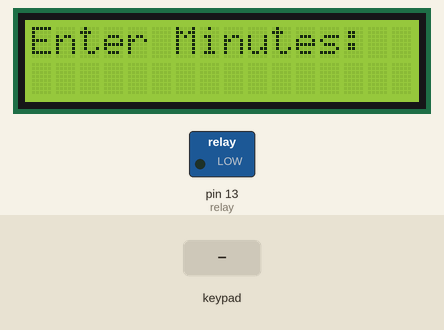
Recording of a sketch running on a simulated Arduino Uno, built with avr-gcc and run on an emulated ATmega328P. On the bench: 16×2 character LCD, switched loads named in the sketch (green lamp = pin HIGH). Inputs (shaded band) come from the test bench. What the sketch prints to the serial monitor is not drawn.

Above: at 3.2 s.
3.3 s: keypad keys 9 8 7 6 * pressed 0.4 s apart
At 6.1 s:
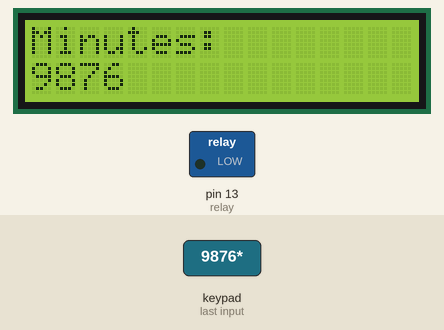
8.3 s: key 'A' pressed
At 9.0 s:
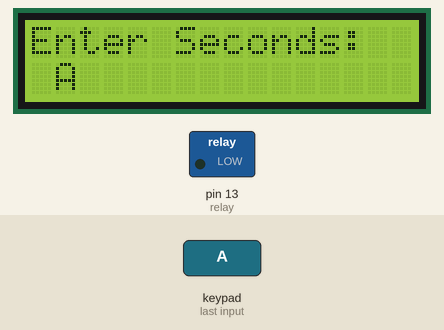
9.8 s: key 'B' pressed
At 10.4 s:
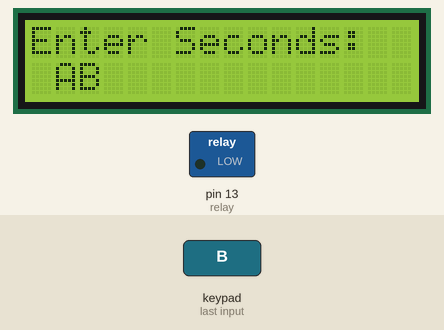
11.3 s: keypad keys 9 8 7 6 D pressed 0.4 s apart
At 13.7 s:
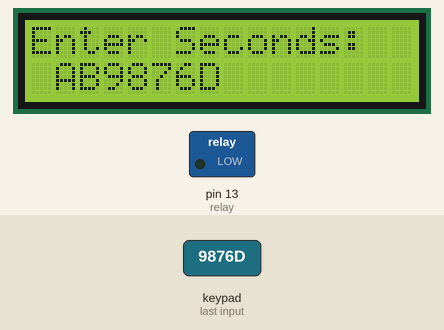
14.8 s: key 'C' pressed
At 15.1 s:
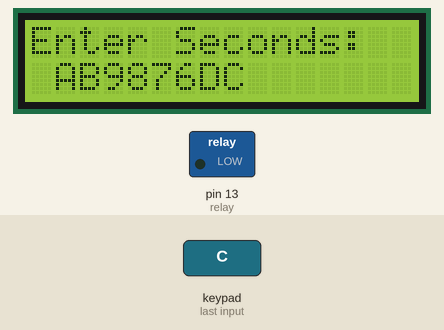
16.3 s: keypad keys 5 4 3 2 * pressed 0.4 s apart
At 18.4 s:
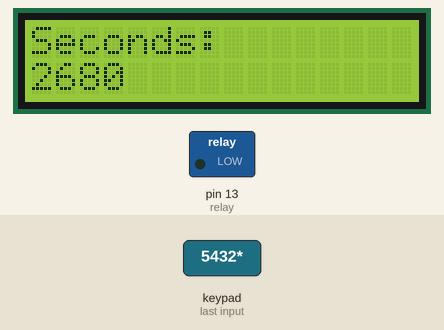
Timing chart, 0 to 24.5 s (numbered marks = the images above; inputs shaded):
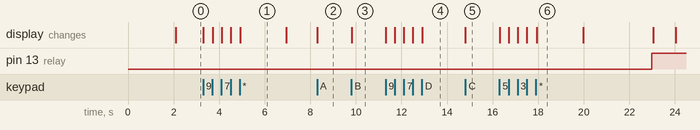

The sketch:

countdown_timer.ino
```cpp
#include <Keypad.h>
#include <Wire.h>
#include <LiquidCrystal_I2C.h>
LiquidCrystal_I2C lcd(0x27,16,2);  //0x27 is the i2c address, while 16 = columns, and 2 = rows.

#include<stdio.h>
const byte ROWS = 4; //four rows
const byte COLS = 4; //three columns
char keys[ROWS][COLS] = {
  {'1','2','3','A'},
  {'4','5','6','B'},
  {'7','8','9','C'},
  {'*','0','#','D'}
};
byte rowPins[ROWS] = {9,8,7,6}; //connect to the row pinouts of the keypad
byte colPins[COLS] = {5,4,3,2}; //connect to the column pinouts of the keypad

Keypad keypad = Keypad( makeKeymap(keys), rowPins, colPins, ROWS, COLS );


int relay = 13;

int counter = 0;
int attempts = 0;
int max_attempts = 3;

String mymints;
int minutes = 0;

String mysecs;
int seconds = 0;
long int total_seconds = 0;
int secflag = 0;
int timer_started_flag = 0;


// Tracks the time since last event fired
unsigned long previousMillis=0;
unsigned long int previoussecs = 0;
unsigned long int currentsecs = 0;
 unsigned long currentMillis = 0;
  int interval= 1 ; // updated every 1 second
int tsecs = 0;

void setup(){
  Serial.begin(9600);
  lcd.init();                 //Init the LCD
  lcd.backlight();            //Activate backlight


  pinMode(relay, OUTPUT);
  digitalWrite(relay, LOW);

  Serial.println("enter password");
    lcd.print("Countdown Timer");

    delay(2000);
    lcd.clear();
     lcd.print("Enter Minutes:");
}

void loop()
{

 keypadfunction();

}

void keypadfunction()
{
 char key = keypad.getKey();

  if (key){
    Serial.println(key);
    counter = counter + 1;
    lcd.setCursor(counter, 1);
    lcd.print(key);
  }

  if (key == '1')
  {

    mymints = mymints + 1;
  }

    if (key == '2')
  {

    mymints = mymints + 2;
  }

  if (key == '3')
  {

    mymints = mymints + 3;
  }

   if (key == '4')
  {

    mymints = mymints + 4;
  }

  if (key == '5')
  {

    mymints = mymints + 5;
  }

   if (key == '6')
  {

    mymints = mymints + 6;
  }

   if (key == '7')
  {

    mymints = mymints + 7;
  }

   if (key == '8')
  {

    mymints = mymints + 8;
  }

  if (key == '9')
  {

    mymints = mymints + 9;
  }

                 if (key == '0')
  {

    mymints = mymints + 0;
  }

                    if (key == '#')
  {

    counter = 0;
    mymints = "";
    minutes = 0;
    mysecs = "";
    seconds = 0;
    secflag = 0;

    lcd.clear();
    lcd.setCursor(0,0);
    lcd.print("Enter Minutes:");
  }


        if (key == '*')
  {
lcd.clear();
minutes = mymints.toInt();
Serial.println(minutes);
lcd.clear();
lcd.print("Minutes: ");
lcd.setCursor(0,1);
lcd.print(minutes);
mymints = ""; // empty the string
delay(2000);
lcd.clear();
lcd.setCursor(0,0);
lcd.print("Enter Seconds:");
counter = 0;
secflag = 1;

while(secflag == 1)
{
forSeconds();
}
  }

}

void forSeconds()
{
 char key = keypad.getKey();

  if (key){
    Serial.println(key);
    counter = counter + 1;
    lcd.setCursor(counter, 1);
    lcd.print(key);
  }

  if (key == '1')
  {

   mysecs = mysecs + 1;
  }

    if (key == '2')
  {

   mysecs = mysecs + 2;
  }

  if (key == '3')
  {

    mysecs = mysecs + 3;
  }

   if (key == '4')
  {

    mysecs = mysecs + 4;
  }

  if (key == '5')
  {

    mysecs = mysecs + 5;
  }

   if (key == '6')
  {

    mysecs = mysecs + 6;
  }

   if (key == '7')
  {

    mysecs = mysecs + 7;
  }

   if (key == '8')
  {

    mysecs = mysecs + 8;
  }

  if (key == '9')
  {

    mysecs = mysecs + 9;
  }

                 if (key == '0')
  {

    mysecs = mysecs + 0;
  }

                   if (key == '#')
  {

    counter = 0;
    mymints = "";
    minutes = 0;
    mysecs = "";
    seconds = 0;
    secflag = 0;

    lcd.clear();
    lcd.setCursor(0,0);
    lcd.print("Enter Minutes:");
  }


        if (key == '*')
  {

lcd.clear();
seconds = mysecs.toInt();
Serial.println(seconds);
lcd.clear();
lcd.setCursor(0,0);
lcd.print("Seconds: ");
lcd.setCursor(0,1);
lcd.print(seconds);
mysecs = ""; // empty the string
delay(2000);
lcd.clear();
lcd.setCursor(0,0);

lcd.print("Mins      Secs");
lcd.setCursor(1,1);
lcd.print(minutes);
lcd.setCursor(10,1);
lcd.print(seconds);
total_seconds = (minutes * 60) + seconds ;
counter = 0;
secflag = 0;
timer_started_flag = 1;

lcd.clear();
lcd.print("T Seconds:");
lcd.setCursor(11,0);
lcd.print( total_seconds );
delay(3000);
while( timer_started_flag == 1)
{
   char key = keypad.getKey();

  if (key){
    Serial.println(key);
    counter = counter + 1;
    lcd.setCursor(counter, 1);

  }

   if (key == '#')
  {

    counter = 0;
    mymints = "";
    minutes = 0;
    mysecs = "";
    seconds = 0;
    secflag = 0;
    total_seconds = 0;
     timer_started_flag = 0;
    lcd.clear();
    lcd.setCursor(0,0);
    lcd.print("Enter Minutes:");
  }

         //  lcd.clear();
  lcd.setCursor(0,0);
  lcd.print("T Seconds:");
  lcd.setCursor(11,0);
  lcd.print( total_seconds );
  lcd.setCursor(0,1);
  if( total_seconds > 0)
  {
    digitalWrite(relay, HIGH);
  lcd.print("load ON ");
  }

    if( total_seconds <= 0)
  {
    total_seconds = 0;
    digitalWrite(relay, LOW);
  lcd.print("load OFF");
  }

     currentMillis = millis();
   currentsecs = currentMillis / 1000;
    if ((unsigned long)(currentsecs - previoussecs) >= interval) {
      total_seconds = total_seconds - 1;
      lcd.clear();
      previoussecs = currentsecs;
    }
}

  }


}
```

Measured:
- after the input at 3.3 s, the display: first changes at once (image 1 shows a later state)
- after the input at 8.3 s, the display: changes at once (image 2)
- after the input at 9.8 s, the display: changes at once (image 3)
- after the input at 11.3 s, the display: first changes at once (image 4 shows a later state)
- after the input at 14.8 s, the display: changes at once (image 5)
- after the input at 16.3 s, pin 13 (relay): LOW → HIGH after 6.7 s; the display: first changes at once (image 6 shows a later state)
- what the display in image 1 shows lasts 2.0 s, from 4.9 s to 6.9 s
